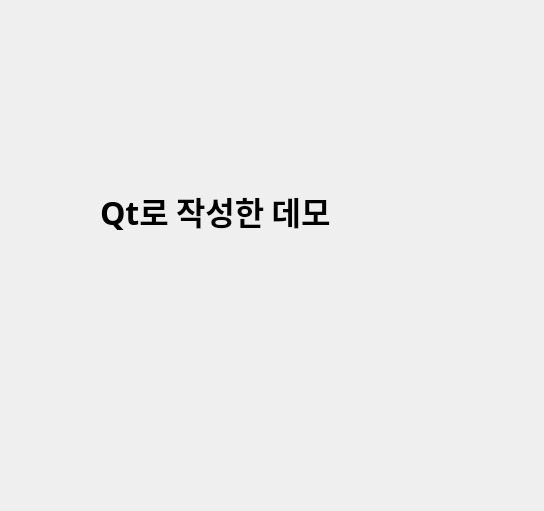
<?xml version="1.0" encoding="UTF-8"?>
<ui version="4.0">
 <class>Dialog</class>
 <widget class="QDialog" name="Dialog">
  <property name="geometry">
   <rect>
    <x>0</x>
    <y>0</y>
    <width>544</width>
    <height>511</height>
   </rect>
  </property>
  <property name="windowTitle">
   <string>Dialog</string>
  </property>
  <widget class="QLabel" name="label">
   <property name="geometry">
    <rect>
     <x>100</x>
     <y>170</y>
     <width>271</width>
     <height>81</height>
    </rect>
   </property>
   <property name="font">
    <font>
     <family>맑은 고딕</family>
     <pointsize>24</pointsize>
     <weight>75</weight>
     <bold>true</bold>
    </font>
   </property>
   <property name="text">
    <string>Qt로 작성한 데모</string>
   </property>
  </widget>
 </widget>
 <resources/>
 <connections/>
</ui>
